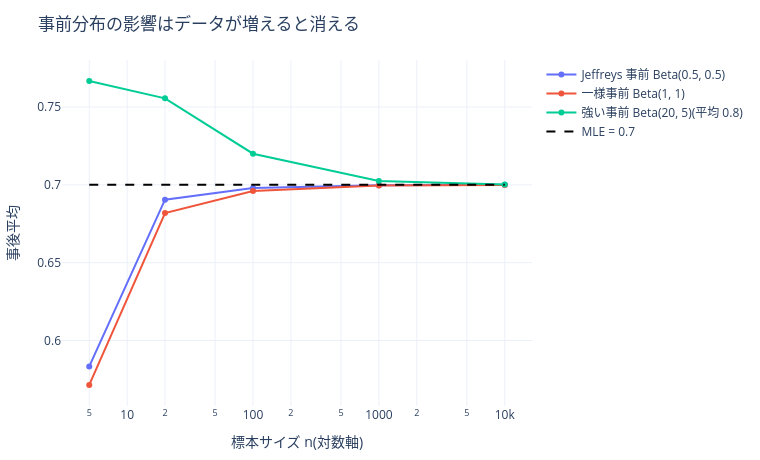

Source (notebook cell):
### Markdown cell above
## 4. 事前分布は何をしているのか

共役なベータ二項では、事前分布のパラメータが **疑似観測数** として読める。
$\mathrm{Beta}(a, b)$ は「すでに $a$ 回の成功と $b$ 回の失敗を見た」に相当し、事後分布は

$$
p \mid k, n \sim \mathrm{Beta}(a + k,\; b + n - k)
$$

事後平均 $(a + k) / (a + b + n)$ は、事前平均と MLE の加重平均である。
重みは $a + b$ 対 $n$、つまり「事前分布は何件分のデータに相当するか」で決まる。

### Code cell
plotting.prior_influence(ns=[5, 20, 100, 1000, 10_000], p_true=0.7)

### Figure 1 — Plotly figure (JSON) as saved in the notebook; plotly's stock layout.template omitted (floating-point values rounded to 4 significant figures)
{"data": [{"mode": "lines+markers", "name": "Jeffreys 事前 Beta(0.5, 0.5)", "type": "scatter", "x": [5, 20, 100, 1000, 10000], "y": [0.5833, 0.6905, 0.698, 0.6998, 0.7]}, {"mode": "lines+markers", "name": "一様事前 Beta(1, 1)", "type": "scatter", "x": [5, 20, 100, 1000, 10000], "y": [0.5714, 0.6818, 0.6961, 0.6996, 0.7]}, {"mode": "lines+markers", "name": "強い事前 Beta(20, 5)(平均 0.8)", "type": "scatter", "x": [5, 20, 100, 1000, 10000], "y": [0.7667, 0.7556, 0.72, 0.7024, 0.7002]}, {"line": {"color": "black", "dash": "dash"}, "mode": "lines", "name": "MLE = 0.7", "type": "scatter", "x": [5, 20, 100, 1000, 10000], "y": [0.7, 0.7, 0.7, 0.7, 0.7]}], "layout": {"height": 460, "margin": {"b": 50, "l": 60, "r": 30, "t": 60}, "title": {"text": "事前分布の影響はデータが増えると消える"}, "width": 760, "xaxis": {"title": {"text": "標本サイズ n(対数軸)"}, "type": "log"}, "yaxis": {"title": {"text": "事後平均"}}}}
